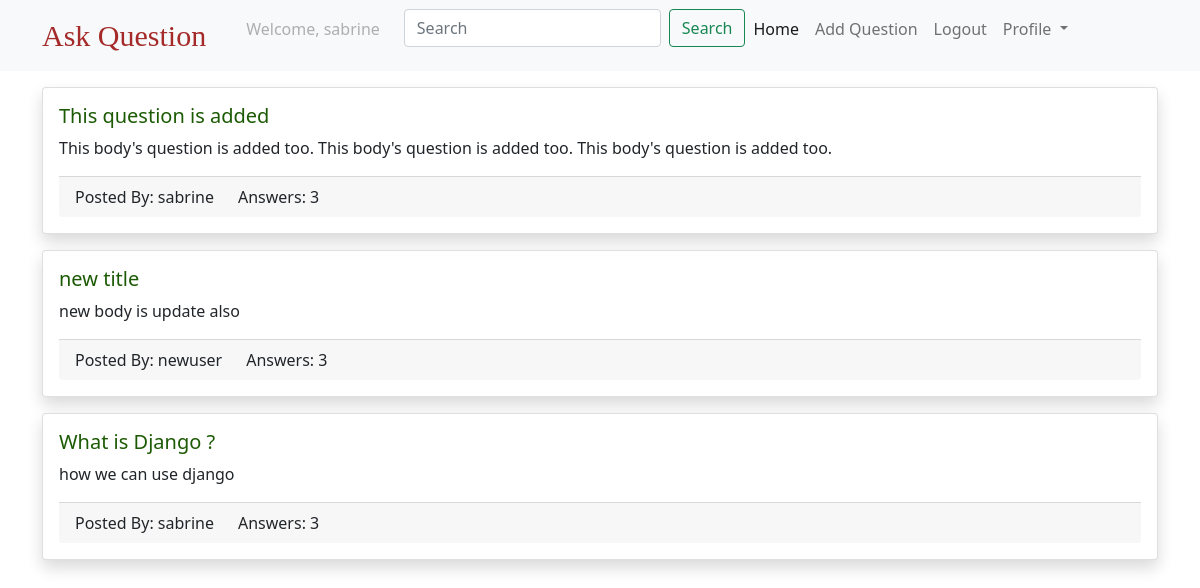
/question/ (signed in), run on the app's committed database.
### users/models.py (models this page shows)
class CustomUser(AbstractUser):
    pass

### questions/models.py (models this page shows, shortened)
class Question(models.Model):
    created_at = models.DateTimeField(auto_now_add=True)
    title = models.CharField(max_length=250)
    body = models.TextField()
    slug = models.SlugField(max_length=250, unique=True)
    author = models.ForeignKey(settings.AUTH_USER_MODEL,
                               on_delete=models.CASCADE,
                               related_name='questions')

### questions/views.py (the view)
# urls.py: path('question/', question_list, name='qlist'),
@login_required
def question_list(request):
    if 'q' in request.GET:
        q = request.GET['q']
        question_list = Question.objects.filter(title__icontains=q).order_by('-created_at')
    else:
        question_list = Question.objects.all().order_by('-created_at')
    return render(request, 'QList.html', {'question_list': question_list})

### templates/QList.html (shortened to what this page needs)
{% extends 'base.html' %}
{% block body %}
    <div class="container">
        {% for question in question_list %}
            <div class="card mt-3 shadow">
                <div class="card-body">
                    <h5 class="card-title"><a class="link-style" href="{% url 'qdetails' question.slug %}">{{question.title}}</a> </h5>
                    <p class="card-text">{{question.body}}</p>
                    <div class="card-footer">
                        <div class="row">
                            <div class="col col-md-auto">
                                Posted By: {{question.author.username}}
                            </div>
                            <div class="col col-md-auto">
                                Answers: {{question.answers.count}}
                            </div>
                        </div>
                    </div>
                </div>
            </div>
        {% endfor %}
    </div>
{% endblock %}

### templates/navbar.html (shortened to what this page needs)
<nav class="navbar navbar-expand-lg navbar-light bg-light">
  <div class="container">
    <a class="navbar-brand text-style" href="{% url 'qlist' %}">Ask Question</a>
    <div class="collapse navbar-collapse" id="navbarSupportedContent">
      <ul class="navbar-nav me-auto mb-2 mb-lg-0">
        {% if request.user.is_authenticated %}
        <li class="nav-item mx-3">
          <a class="nav-link disabled">Welcome, {{request.user.username}}</a>
        </li>
         <form class="d-flex">
           <input class="form-control me-2" type="search" placeholder="Search" aria-label="Search" name="q" >
           <button class="btn btn-outline-success" type="submit">Search</button>
        </form>
        <li class="nav-item">
          <a class="nav-link active" aria-current="page" href="{% url 'qlist' %}">Home</a>
        </li>
        <li class="nav-item">
          <a class="nav-link" href="{% url 'create_question' %}">Add Question</a>
        </li>
         <li class="nav-item">
          <a class="nav-link" href="{% url 'logout' %}">Logout</a>
        </li>
        <li class="nav-item dropdown">
          <a class="nav-link dropdown-toggle" href="#" id="navbarDropdown" role="button" data-bs-toggle="dropdown" aria-expanded="false">
            Profile
          </a>
        </li>
        {% endif %}
      </ul>
    </div>
  </div>
</nav>

### templates/navbar.html (style rules this page uses)
.text-style { font-size:30px !important; font-family: fantasy !important; color:brown !important; }

### data on the page
CustomUser: user.username "sabrine"
Question: title "This question is added", body "This body's question is added too. This body's question is added too. This body's question is added too.", author.username "sabrine", answers.count "3"
Question: title "new title", body "new body is update also", author.username "newuser", answers.count "3"
Question: title "What is Django ?", body "how we can use django", author.username "sabrine", answers.count "3"
